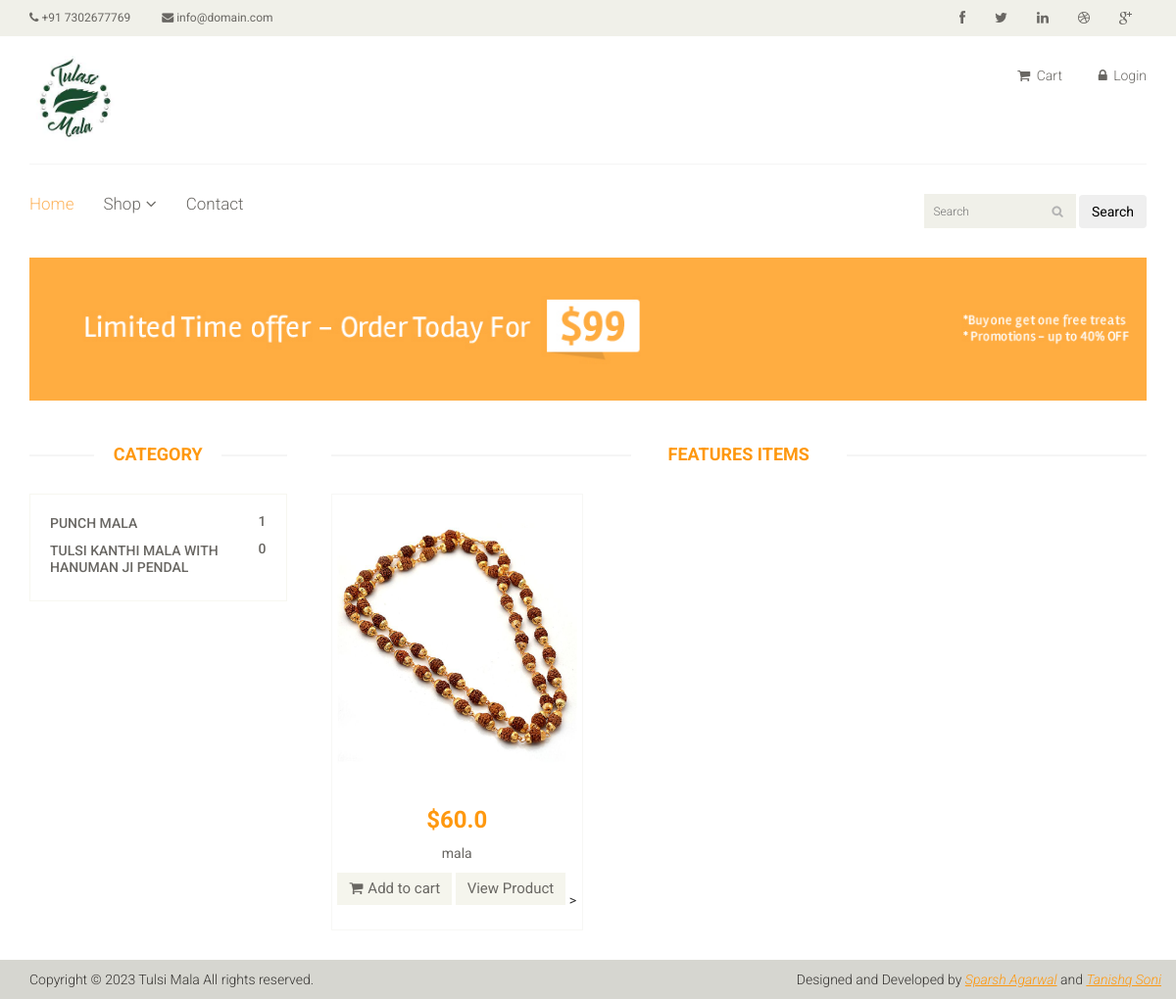
Screenshot of /category/9 with the database file from the repository.
### core/models.py (models this page shows, shortened)
class Category(models.Model):
    category_name = models.CharField(max_length=1000)
    def product_count(self):
        return self.product_set.count()

class Product(models.Model):
    name = models.CharField(max_length=100)
    category = models.ForeignKey('Category', on_delete=models.CASCADE)
    slug = models.SlugField(unique=True, null=True, blank=True)
    desc = models.TextField()
    price = models.FloatField(default=0.0)
    product_available_count = models.IntegerField(default=0)
    img = models.ImageField(upload_to='images/')

### core/views.py (the view)
# urls.py: path('category/<int:id>', views.category, name='category'),
def category(request, id):
    category = Category.objects.get(id=id)
    products = Product.objects.filter(category=category)
    categories = Category.objects.all()
    parameters = {
        "category": category,
        "products": products,
        'categories': categories
    }
    return render(request, "core/shop.html", parameters)

### templates/core/shop.html (shortened to what this page needs)
{% extends './base.html' %}
{% load static %}
{% block start %}
	<section id="advertisement">
		<div class="container">
			<img src="images/shop/advertisement.jpg" alt="" />
		</div>
	</section>
	<section>
		<div class="container">
			<div class="row">
				<div class="col-sm-3">
					<div class="left-sidebar">
						<h2>Category</h2>
						<div class="panel-group category-products" id="accordian">
							<div class="panel panel-default">
								{% for cats in categories %}
								<div class="panel-heading">
									<h4 class="panel-title"><a href="/category/{{ cats.id }}"><span class="pull-right">{{ cats.product_count }}</span>{{cats.category_name}}</a></h4>
								</div>
								{% endfor %}
							</div>
						</div>
					</div>
				</div>
				<div class="col-sm-9 padding-right">
					<div class="features_items">
						<h2 class="title text-center">Features Items</h2>
						{% if category %}
							{% for item in products %}
								<div class="col-sm-4">
									<div class="product-image-wrapper">
										<div class="single-products">
											<div class="productinfo text-center">
												<img src="/media/{{item.img}}" alt="" />
												<h2>${{item.price}}</h2>
												<p>{{item.name}}</p>
												<a href="{% url 'add_to_cart' item.pk %}" class="btn btn-default add-to-cart"><i class="fa fa-shopping-cart"></i>Add to cart</a>
												<a href="{% url 'products' item.slug %}" class="btn btn-default add-to-cart"
												></i>View Product</a>
											  >
											</div>
											<div class="product-overlay">
												<div class="overlay-content">
												</div>
											</div>
										</div>
									</div>
								</div>
							{% endfor %}
						{% endif %}
						</div>
					</div>
				</div>
			</div>
	</section>
{% endblock %}

### static/css/main.css (style rules this page uses)
body { font-family: 'Roboto', sans-serif; background:; position: relative; font-weight:400px; }
a { -webkit-transition: 300ms; -moz-transition: 300ms; -o-transition: 300ms; transition: 300ms; }
h1, h2, h3, h4, h5, h6 { font-family: 'Roboto', sans-serif; }
.category-products { border: 1px solid #F7F7F0; margin-bottom: 35px; padding-bottom: 20px; padding-top: 15px; }
.left-sidebar h2, .brands_products h2 { color: #FE980F; font-family: 'Roboto', sans-serif; font-size: 18px; font-weight: 700; margin: 0 auto 30px; text-align: center; text-transform: uppercase; position: relative; z-index:3; }
.left-sidebar h2:after, h2.title:after { content: " "; position: absolute; border: 1px solid #f5f5f5; bottom:8px; left: 0; width: 100%; height: 0; z-index: -2; }
.left-sidebar h2:before { content: " "; position: absolute; background: #fff; bottom: -6px; width: 130px; height: 30px; z-index: -1; left: 50%; margin-left: -65px; }
h2.title:before { content: " "; position: absolute; background: #fff; bottom: -6px; width: 220px; height: 30px; z-index: -1; left: 50%; margin-left: -110px; }
.category-products .panel { background-color: #FFFFFF; border: 0px; border-radius: 0px; box-shadow:none; margin-bottom: 0px; }
.category-products .panel-default .panel-heading { background-color: #FFFFFF; border: 0 none; color: #FFFFFF; padding: 5px 20px; }
.category-products .panel-default .panel-heading .panel-title a { color: #696763; font-family: 'Roboto', sans-serif; font-size: 14px; text-decoration: none; text-transform: uppercase; }
.padding-right { padding-right: 0; }
.features_items { overflow:hidden; }
h2.title { color: #FE980F; font-family: 'Roboto', sans-serif; font-size: 18px; font-weight: 700; margin: 0 15px; text-transform: uppercase; margin-bottom: 30px; position: relative; }
.product-image-wrapper { border:1px solid #F7F7F5; overflow: hidden; margin-bottom:30px; }
.single-products { position: relative; }
.productinfo h2 { color: #FE980F; font-family: 'Roboto', sans-serif; font-size: 24px; font-weight: 700; }
.productinfo p { font-family: 'Roboto', sans-serif; font-size: 14px; font-weight: 400; color: #696763; }
.productinfo img { width: 100%; }
.productinfo { position:relative; }
.product-overlay { background:#FE980F; top: 0; display: none; height: 0; position: absolute; transition: height 500ms ease 0s; width: 100%; display: block; opacity:; }
.product-overlay .overlay-content { bottom: 0; position: absolute; bottom: 0; text-align: center; width: 100%; }
.add-to-cart { background:#F5F5ED; border: 0 none; border-radius: 0; color: #696763; font-family: 'Roboto', sans-serif; font-size: 15px; margin-bottom: 25px; }
.add-to-cart i { margin-right:5px; }
#advertisement { padding-bottom: 45px; }
#advertisement img { width: 100%; }

### rows the page displays
Category: product_count "1", category_name "PUNCH MALA"
Category: product_count "0", category_name "TULSI KANTHI MALA WITH HANUMAN JI PENDAL"
Product: img (picture), price "60.0", name "mala"
